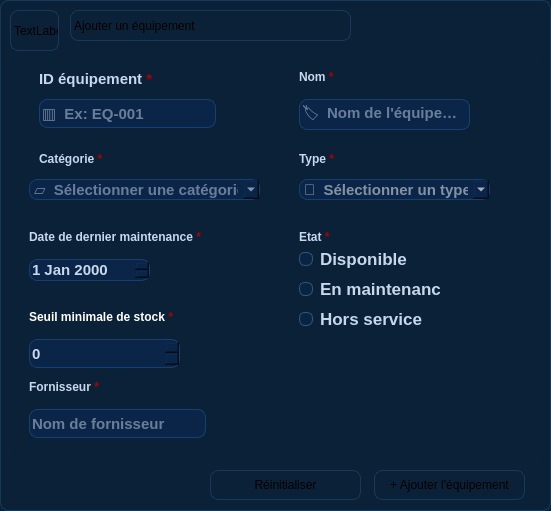
          <widget class="QFrame" name="ajouterframe_2">
           <property name="geometry">
            <rect>
             <x>550</x>
             <y>490</y>
             <width>551</width>
             <height>511</height>
            </rect>
           </property>
           <property name="styleSheet">
            <string notr="true">background-color: #0A2138;
border: 1px solid #183A5A;
border-radius: 8px;</string>
           </property>
           <property name="frameShape">
            <enum>QFrame::Shape::StyledPanel</enum>
           </property>
           <property name="frameShadow">
            <enum>QFrame::Shadow::Raised</enum>
           </property>
           <widget class="QWidget" name="verticalLayoutWidget_12">
            <property name="geometry">
             <rect>
              <x>9</x>
              <y>59</y>
              <width>531</width>
              <height>401</height>
             </rect>
            </property>
            <layout class="QVBoxLayout" name="verticalLayout_6">
             <item>
              <widget class="QFrame" name="frame_14">
               <property name="styleSheet">
                <string notr="true">font-size: 15px;
font-weight: 500;
color: #C9D8ED;
border: none;</string>
               </property>
               <property name="frameShape">
                <enum>QFrame::Shape::NoFrame</enum>
               </property>
               <property name="frameShadow">
                <enum>QFrame::Shadow::Raised</enum>
               </property>
               <widget class="QLabel" name="id_2">
                <property name="geometry">
                 <rect>
                  <x>30</x>
                  <y>10</y>
                  <width>131</width>
                  <height>21</height>
                 </rect>
                </property>
                <property name="styleSheet">
                 <string notr="true">font-size: 15px;
font-weight: 500;
color: #C9D8ED;
border: none;</string>
                </property>
                <property name="text">
                 <string>&lt;html&gt;&lt;head/&gt;&lt;body&gt;&lt;p&gt;ID équipement&lt;span style=&quot; color:#aa0000;&quot;&gt; *&lt;/span&gt;&lt;/p&gt;&lt;/body&gt;&lt;/html&gt;</string>
                </property>
               </widget>
               <widget class="QLineEdit" name="lineEdit_4">
                <property name="geometry">
                 <rect>
                  <x>30</x>
                  <y>40</y>
                  <width>177</width>
                  <height>29</height>
                 </rect>
                </property>
                <property name="styleSheet">
                 <string notr="true">background: #0A2548;
border: 1px solid #16416E;
border-radius: 8px;</string>
                </property>
                <property name="frame">
                 <bool>false</bool>
                </property>
                <property name="placeholderText">
                 <string>▥  Ex: EQ-001  </string>
                </property>
               </widget>
               <widget class="QLabel" name="label_6">
                <property name="geometry">
                 <rect>
                  <x>290</x>
                  <y>10</y>
                  <width>49</width>
                  <height>16</height>
                 </rect>
                </property>
                <property name="styleSheet">
                 <string notr="true">font-size: 15px;
font-weight: 500;
color: #C9D8ED;
border: none;</string>
                </property>
                <property name="text">
                 <string>&lt;html&gt;&lt;head/&gt;&lt;body&gt;&lt;p&gt;&lt;span style=&quot; font-size:9pt;&quot;&gt;Nom&lt;/span&gt;&lt;span style=&quot; font-size:9pt; color:#aa0000;&quot;&gt; *&lt;/span&gt;&lt;/p&gt;&lt;/body&gt;&lt;/html&gt;</string>
                </property>
               </widget>
               <widget class="QLineEdit" name="lineEdit_5">
                <property name="geometry">
                 <rect>
                  <x>290</x>
                  <y>40</y>
                  <width>171</width>
                  <height>31</height>
                 </rect>
                </property>
                <property name="styleSheet">
                 <string notr="true">background: #0A2548;
border: 1px solid #16416E;
border-radius: 8px;</string>
                </property>
                <property name="placeholderText">
                 <string>🏷  Nom de l'équipement</string>
                </property>
               </widget>
               <widget class="QLabel" name="label_14">
                <property name="geometry">
                 <rect>
                  <x>30</x>
                  <y>90</y>
                  <width>111</width>
                  <height>21</height>
                 </rect>
                </property>
                <property name="styleSheet">
                 <string notr="true">font-size: 15px;
font-weight: 500;
color: #C9D8ED;
border: none;</string>
                </property>
                <property name="text">
                 <string>&lt;html&gt;&lt;head/&gt;&lt;body&gt;&lt;p&gt;&lt;span style=&quot; font-size:9pt;&quot;&gt;Catégorie &lt;/span&gt;&lt;span style=&quot; font-size:9pt; color:#aa0000;&quot;&gt;*&lt;/span&gt;&lt;/p&gt;&lt;/body&gt;&lt;/html&gt;</string>
                </property>
               </widget>
               <widget class="QComboBox" name="comboBox_3">
                <property name="geometry">
                 <rect>
                  <x>20</x>
                  <y>120</y>
                  <width>231</width>
                  <height>21</height>
                 </rect>
                </property>
                <property name="styleSheet">
                 <string notr="true">background: #0A2548;
border: 1px solid #16416E;
border-radius: 8px;</string>
                </property>
                <property name="placeholderText">
                 <string>▱  Sélectionner une catégorie</string>
                </property>
               </widget>
               <widget class="QLabel" name="label_15">
                <property name="geometry">
                 <rect>
                  <x>290</x>
                  <y>90</y>
                  <width>111</width>
                  <height>21</height>
                 </rect>
                </property>
                <property name="styleSheet">
                 <string notr="true">font-size: 15px;
font-weight: 500;
color: #C9D8ED;
border: none;</string>
                </property>
                <property name="text">
                 <string>&lt;html&gt;&lt;head/&gt;&lt;body&gt;&lt;p&gt;&lt;span style=&quot; font-size:9pt;&quot;&gt;Type &lt;/span&gt;&lt;span style=&quot; font-size:9pt; color:#aa0000;&quot;&gt;*&lt;/span&gt;&lt;/p&gt;&lt;/body&gt;&lt;/html&gt;</string>
                </property>
               </widget>
               <widget class="QComboBox" name="comboBox_4">
                <property name="geometry">
                 <rect>
                  <x>290</x>
                  <y>120</y>
                  <width>191</width>
                  <height>21</height>
                 </rect>
                </property>
                <property name="styleSheet">
                 <string notr="true">background: #0A2548;
border: 1px solid #16416E;
border-radius: 8px;color:rgb(255, 255, 255);</string>
                </property>
                <property name="placeholderText">
                 <string>🔧  Sélectionner un type</string>
                </property>
               </widget>
               <widget class="QDateEdit" name="dateEdit_2">
                <property name="geometry">
                 <rect>
                  <x>20</x>
                  <y>200</y>
                  <width>121</width>
                  <height>22</height>
                 </rect>
                </property>
                <property name="styleSheet">
                 <string notr="true">background: #0A2548;
border: 1px solid #16416E;
border-radius: 8px;</string>
                </property>
               </widget>
               <widget class="QLabel" name="label_16">
                <property name="geometry">
                 <rect>
                  <x>20</x>
                  <y>170</y>
                  <width>211</width>
                  <height>16</height>
                 </rect>
                </property>
                <property name="styleSheet">
                 <string notr="true">font-size: 15px;
font-weight: 500;
color: #C9D8ED;
border: none;</string>
                </property>
                <property name="text">
                 <string>&lt;html&gt;&lt;head/&gt;&lt;body&gt;&lt;p&gt;&lt;span style=&quot; font-size:9pt;&quot;&gt;Date de dernier maintenance&lt;/span&gt;&lt;span style=&quot; font-size:9pt; color:#aa0000;&quot;&gt; *&lt;/span&gt;&lt;/p&gt;&lt;/body&gt;&lt;/html&gt;</string>
                </property>
               </widget>
               <widget class="QLabel" name="label_17">
                <property name="geometry">
                 <rect>
                  <x>290</x>
                  <y>170</y>
                  <width>111</width>
                  <height>16</height>
                 </rect>
                </property>
                <property name="styleSheet">
                 <string notr="true">font-size: 15px;
font-weight: 500;
color: #C9D8ED;
border: none;</string>
                </property>
                <property name="text">
                 <string>&lt;html&gt;&lt;head/&gt;&lt;body&gt;&lt;p&gt;&lt;span style=&quot; font-size:9pt;&quot;&gt;Etat &lt;/span&gt;&lt;span style=&quot; font-size:9pt; color:#aa0000;&quot;&gt;*&lt;/span&gt;&lt;/p&gt;&lt;/body&gt;&lt;/html&gt;</string>
                </property>
               </widget>
               <widget class="QRadioButton" name="radioButton_4">
                <property name="geometry">
                 <rect>
                  <x>290</x>
                  <y>190</y>
                  <width>131</width>
                  <height>20</height>
                 </rect>
                </property>
                <property name="styleSheet">
                 <string notr="true">QRadioButton {
    color: #C8D7EA;
    font-size: 17px;
    spacing: 7px;
    background: transparent;
}

/* Cercle extérieur */
QRadioButton::indicator {
    width: 12px;
    height: 12px;
    border-radius: 6px;
    background-color: #092442;
    border: 1px solid #31577C;
}

/* Disponible */
QRadioButton#radioDisponible::indicator:checked {
    background-color: #00B968;
    border: 1px solid #00E58A;
}</string>
                </property>
                <property name="text">
                 <string>Disponible</string>
                </property>
               </widget>
               <widget class="QRadioButton" name="radioButton_5">
                <property name="geometry">
                 <rect>
                  <x>290</x>
                  <y>220</y>
                  <width>141</width>
                  <height>20</height>
                 </rect>
                </property>
                <property name="styleSheet">
                 <string notr="true">QRadioButton {
    color: #C8D7EA;
    font-size: 17px;
    spacing: 7px;
    background: transparent;
}

/* Cercle extérieur */
QRadioButton::indicator {
    width: 12px;
    height: 12px;
    border-radius: 6px;
    background-color: #092442;
    border: 1px solid #31577C;
}
/* En maintenance */
QRadioButton#radioMaintenance::indicator:checked {
    background-color: #F58B00;
    border: 1px solid #FFB02E;
}</string>
                </property>
                <property name="text">
                 <string>En maintenance</string>
                </property>
               </widget>
               <widget class="QRadioButton" name="radioButton_6">
                <property name="geometry">
                 <rect>
                  <x>290</x>
                  <y>250</y>
                  <width>141</width>
                  <height>20</height>
                 </rect>
                </property>
                <property name="styleSheet">
                 <string notr="true">QRadioButton {
    color: #C8D7EA;
    font-size: 17px;
    spacing: 7px;
    background: transparent;
}

/* Cercle extérieur */
QRadioButton::indicator {
    width: 12px;
    height: 12px;
    border-radius: 6px;
    background-color: #092442;
    border: 1px solid #31577C;
}
/* Hors service */
QRadioButton#radioHorsService::indicator:checked {
    background-color: #E7193F;
    border: 1px solid #FF4260;
}</string>
                </property>
                <property name="text">
                 <string>Hors service</string>
                </property>
               </widget>
               <widget class="QLabel" name="label_18">
                <property name="geometry">
                 <rect>
                  <x>20</x>
                  <y>250</y>
                  <width>211</width>
                  <height>16</height>
                 </rect>
                </property>
                <property name="styleSheet">
                 <string notr="true"> border: none;
color: rgb(255, 255, 255);</string>
                </property>
                <property name="text">
                 <string>&lt;html&gt;&lt;head/&gt;&lt;body&gt;&lt;p&gt;&lt;span style=&quot; font-size:9pt;&quot;&gt;Seuil minimale de stock&lt;/span&gt;&lt;span style=&quot; font-size:9pt; color:#aa0000;&quot;&gt; *&lt;/span&gt;&lt;/p&gt;&lt;/body&gt;&lt;/html&gt;</string>
                </property>
               </widget>
               <widget class="QLabel" name="label_19">
                <property name="geometry">
                 <rect>
                  <x>20</x>
                  <y>320</y>
                  <width>111</width>
                  <height>16</height>
                 </rect>
                </property>
                <property name="styleSheet">
                 <string notr="true">font-size: 15px;
font-weight: 500;
color: #C9D8ED;
border: none;</string>
                </property>
                <property name="text">
                 <string>&lt;html&gt;&lt;head/&gt;&lt;body&gt;&lt;p&gt;&lt;span style=&quot; font-size:9pt;&quot;&gt;Fornisseur&lt;/span&gt;&lt;span style=&quot; font-size:9pt; color:#aa0000;&quot;&gt; *&lt;/span&gt;&lt;/p&gt;&lt;/body&gt;&lt;/html&gt;</string>
                </property>
               </widget>
               <widget class="QLineEdit" name="lineEdit_6">
                <property name="geometry">
                 <rect>
                  <x>20</x>
                  <y>350</y>
                  <width>177</width>
                  <height>29</height>
                 </rect>
                </property>
                <property name="styleSheet">
                 <string notr="true">background: #0A2548;
border: 1px solid #16416E;
border-radius: 8px;</string>
                </property>
                <property name="frame">
                 <bool>false</bool>
                </property>
                <property name="placeholderText">
                 <string>Nom de fornisseur  </string>
                </property>
               </widget>
               <widget class="QSpinBox" name="spinBox_2">
                <property name="geometry">
                 <rect>
                  <x>20</x>
                  <y>280</y>
                  <width>151</width>
                  <height>29</height>
                 </rect>
                </property>
                <property name="styleSheet">
                 <string notr="true">background: #0A2548;
border: 1px solid #16416E;
border-radius: 8px;</string>
                </property>
               </widget>
              </widget>
             </item>
            </layout>
           </widget>
           <widget class="QLabel" name="ajouteTitle_2">
            <property name="geometry">
             <rect>
              <x>70</x>
              <y>10</y>
              <width>281</width>
              <height>31</height>
             </rect>
            </property>
            <property name="styleSheet">
             <string notr="true">QLabel#ajouteTitle {
    color: #F5F7FA;
    font-size: 21px;
    font-weight: 700;
    border: none;
    background: transparent;
}</string>
            </property>
            <property name="text">
             <string>Ajouter un équipement</string>
            </property>
           </widget>
           <widget class="QPushButton" name="ajouterbutton_2">
            <property name="geometry">
             <rect>
              <x>374</x>
              <y>470</y>
              <width>151</width>
              <height>30</height>
             </rect>
            </property>
            <property name="styleSheet">
             <string notr="true">QPushButton#ajouterbutton {
    background-color: #E91435;
    color: #FFFFFF;
    border: none;
    border-radius: 6px;
    padding-left: 8px;
    padding-right: 8px;
    font-family: &quot;Segoe UI&quot;;
    font-size: 9px;
    font-weight: bold;
}

QPushButton#pdfbutton:hover {
    background-color: #FF2345;
}

QPushButton#pdfbutton:pressed {
    background-color: #B90F2B;
}

QPushButton#pdfbutton:disabled {
    background-color: #4A2530;
    color: #8293A8;
}</string>
            </property>
            <property name="text">
             <string>+ Ajouter l'équipement</string>
            </property>
           </widget>
           <widget class="QPushButton" name="reinitialiserbutton_2">
            <property name="geometry">
             <rect>
              <x>210</x>
              <y>470</y>
              <width>151</width>
              <height>30</height>
             </rect>
            </property>
            <property name="styleSheet">
             <string notr="true">QPushButton#reinitialiserbutton {
    background-color: #E91435;
    color: #FFFFFF;
    border: none;
    border-radius: 6px;
    padding-left: 8px;
    padding-right: 8px;
    font-family: &quot;Segoe UI&quot;;
    font-size: 9px;
    font-weight: bold;
 
}

QPushButton#pdfbutton:hover {
    background-color: #FF2345;
}

QPushButton#pdfbutton:pressed {
    background-color: #B90F2B;
}

QPushButton#pdfbutton:disabled {
    background-color: #4A2530;
    color: #8293A8;
}</string>
            </property>
            <property name="text">
             <string>Réinitialiser</string>
            </property>
           </widget>
           <widget class="QLabel" name="label_7">
            <property name="geometry">
             <rect>
              <x>10</x>
              <y>10</y>
              <width>49</width>
              <height>41</height>
             </rect>
            </property>
            <property name="text">
             <string>TextLabel</string>
            </property>
           </widget>
          </widget>
